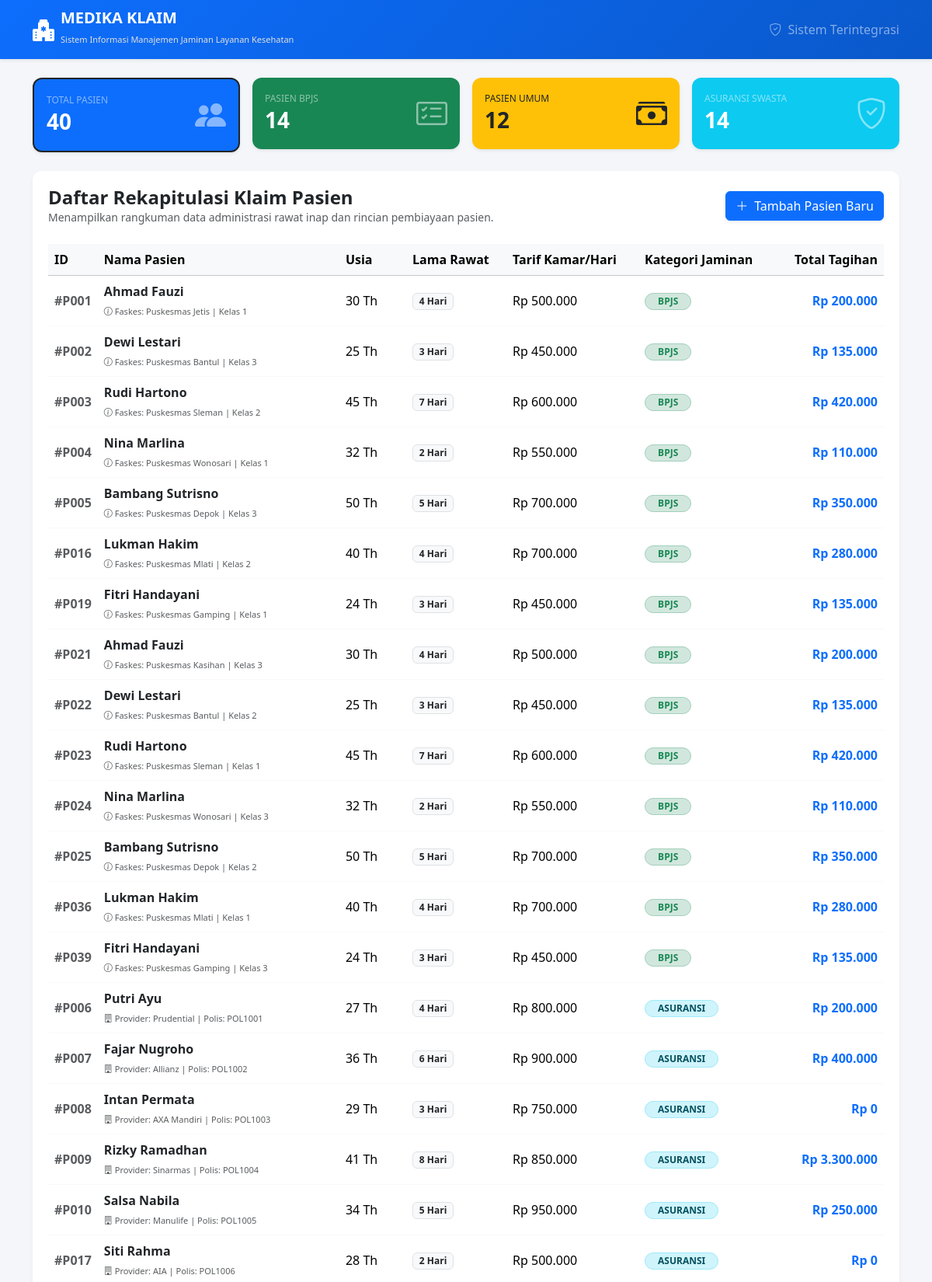
Page /Dashboard/index.php (upper part) on the committed database.
### tables this page shows
CREATE TABLE `pasien_bpjs` (  `id_pasien` varchar(10) NOT NULL,
  `nomor_pbi` varchar(50) NOT NULL,
  `faskes_asal` varchar(100) NOT NULL,
  `kelas_kamar` varchar(20) NOT NULL
);

CREATE TABLE `pasien` (
  `id_pasien` varchar(10) NOT NULL,
  `nama` varchar(100) NOT NULL,
  `usia` int NOT NULL,
  `lama_rawat` int NOT NULL,
  `biaya_kamar_per_hari` decimal(15,2) NOT NULL,
  `jenis_pasien` enum('BPJS','ASURANSI','UMUM') NOT NULL
);

CREATE TABLE `pasien_asuransi` (
  `id_asuransi` varchar(10) NOT NULL,
  `id_pasien` varchar(10) NOT NULL,
  `nama_provider` varchar(100) NOT NULL,
  `nomor_polis` varchar(50) NOT NULL,
  `limit_cover` decimal(15,2) NOT NULL
);

### koneksi.php (called while the page is built, shortened)
<?php
class Koneksi
{
    public function __construct()
    {
        $this->conn = new mysqli(
            "localhost",
            "root",
            "",
            "dbrumahsakit"
        );
    }
}

### Dashboard/pasien_RumahSakit.php (called while the page is built, shortened)
<?php
require_once __DIR__ . DIRECTORY_SEPARATOR . '..' . DIRECTORY_SEPARATOR . 'Koneksi.php';
require_once __DIR__ . DIRECTORY_SEPARATOR . '..' . DIRECTORY_SEPARATOR . 'models' . DIRECTORY_SEPARATOR . 'pasien.php';
require_once __DIR__ . DIRECTORY_SEPARATOR . '..' . DIRECTORY_SEPARATOR . 'models' . DIRECTORY_SEPARATOR . 'pasienBPJS.php';
require_once __DIR__ . DIRECTORY_SEPARATOR . '..' . DIRECTORY_SEPARATOR . 'models' . DIRECTORY_SEPARATOR . 'pasienasuransiswasta.php';
class PasienController extends Koneksi
{
    public function tampilkanSemuaPasien()
    {
        $daftarPasien = [];
        $queryBPJS = "SELECT p.*, b.nomor_pbi, b.faskes_asal, b.kelas_kamar
                      FROM pasien p
                      JOIN pasien_bpjs b ON p.id_pasien = b.id_pasien";
        $result = $this->conn->query($queryBPJS);
        if ($result) {
            while ($row = $result->fetch_assoc()) {
                $daftarPasien[] = new PasienBPJS(
                    $row['id_pasien'], $row['nama'], $row['usia'],
                    $row['lama_rawat'], $row['biaya_kamar_per_hari'],
                    $row['nomor_pbi'], $row['faskes_asal'], $row['kelas_kamar']
                );
            }
        }
        $queryAsuransi = "SELECT p.*, a.nama_provider, a.nomor_polis, a.limit_cover
                          FROM pasien p
                          JOIN pasien_asuransi a ON p.id_pasien = a.id_pasien";
        $result = $this->conn->query($queryAsuransi);
        if ($result) {
            while ($row = $result->fetch_assoc()) {
                $daftarPasien[] = new PasienAsuransiSwasta(
                    $row['id_pasien'], $row['nama'], $row['usia'],
                    $row['lama_rawat'], $row['biaya_kamar_per_hari'],
                    $row['nama_provider'], $row['nomor_polis'], $row['limit_cover']
                );
            }
        }
        $queryUmum = "SELECT p.*, u.nik, u.metode_pembayaran
                      FROM pasien p
                      JOIN pasien_umum u ON p.id_pasien = u.id_pasien";
        $result = $this->conn->query($queryUmum);
        if ($result) {
            while ($row = $result->fetch_assoc()) {
                $daftarPasien[] = new PasienUmum(
                    $row['id_pasien'], $row['nama'], $row['usia'],
                    $row['lama_rawat'], $row['biaya_kamar_per_hari'],
                    $row['nik'], $row['metode_pembayaran']
                );
            }
        }
        return $daftarPasien;
    }
}

### models/pasien.php (called while the page is built, shortened)
<?php
abstract class Pasien
{
    protected $idPasien;
    protected $nama;
    protected $usia;
    protected $lamaRawat;
    protected $biayaKamarPerHari;
    protected $jenisPasien;
    public function __construct($idPasien, $nama, $usia, $lamaRawat, $biayaKamarPerHari, $jenisPasien = null)
    {
        $this->idPasien = $idPasien;
        $this->nama = $nama;
        $this->usia = $usia;
        $this->lamaRawat = $lamaRawat;
        $this->biayaKamarPerHari = $biayaKamarPerHari;
        $this->jenisPasien = $jenisPasien;
    }
    public function getIdPasien()
    {
        return $this->idPasien;
    }
    public function getNama()
    {
        return $this->nama;
    }
    public function getUsia()
    {
        return $this->usia;
    }
    public function getLamaRawat()
    {
        return $this->lamaRawat;
    }
    public function getBiayaKamarPerHari()
    {
        return $this->biayaKamarPerHari;
    }
    public function getJenisPasien()
    {
        return $this->jenisPasien;
    }
    public function hitungBiayaDasar()
    {
        return $this->lamaRawat * $this->biayaKamarPerHari;
    }
}

### models/pasienBPJS.php (called while the page is built, shortened)
<?php
require_once __DIR__ . 'Pasien.php';
class PasienBPJS extends Pasien
{
    private $faskesAsal;
    private $kelasKamar;
    public function __construct(
        $idPasien,
        $nama,
        $usia,
        $lamaRawat,
        $biayaKamarPerHari,
        $nomorPBI,
        $faskesAsal,
        $kelasKamar
    ) {
        $this->faskesAsal = $faskesAsal;
        $this->kelasKamar = $kelasKamar;
    }
    public function getFaskesAsal()
    {
        return $this->faskesAsal;
    }
    public function getKelasKamar()
    {
        return $this->kelasKamar;
    }
    public function hitungTotalBiaya()
    {
        return $this->hitungBiayaDasar() * 0.10;
    }
}

### models/pasienasuransiswasta.php (called while the page is built, shortened)
<?php
require_once __DIR__ . 'Pasien.php';
class PasienAsuransiSwasta extends Pasien
{
    private $namaProvider;
    private $nomorPolis;
    private $limitCover;
    public function __construct(
        $idPasien,
        $nama,
        $usia,
        $lamaRawat,
        $biayaKamarPerHari,
        $namaProvider,
        $nomorPolis,
        $limitCover
    ) {
        $this->namaProvider = $namaProvider;
        $this->nomorPolis = $nomorPolis;
        $this->limitCover = $limitCover;
    }
    public function getNamaProvider()
    {
        return $this->namaProvider;
    }
    public function getNomorPolis()
    {
        return $this->nomorPolis;
    }
    public function hitungTotalBiaya()
    {
        $biayaDasar = $this->hitungBiayaDasar();
        if ($biayaDasar > $this->limitCover) {
            return $biayaDasar - $this->limitCover;
        }
        return 0;
    }
}

### Dashboard/index.php (the view, shortened to what this page needs)
<?php
require_once __DIR__ . DIRECTORY_SEPARATOR . 'pasien_RumahSakit.php';
$controller = new PasienController();
$semuaPasienKlaim = $controller->tampilkanSemuaPasien();
$totalPasien = count($semuaPasienKlaim);
$totalBPJS = 0;
$totalUmum = 0;
$totalAsuransi = 0;
foreach ($semuaPasienKlaim as $p) {
    if ($p->getJenisPasien() === "BPJS") $totalBPJS++;
    if ($p->getJenisPasien() === "Umum") $totalUmum++;
    if ($p->getJenisPasien() === "Asuransi Swasta") $totalAsuransi++;
}
$filter = isset($_GET['filter']) ? $_GET['filter'] : 'all';
$daftarPasien = [];
if ($filter === 'bpjs') {
    foreach ($semuaPasienKlaim as $p) {
        if ($p->getJenisPasien() === "BPJS") $daftarPasien[] = $p;
    }
} elseif ($filter === 'umum') {
    foreach ($semuaPasienKlaim as $p) {
        if ($p->getJenisPasien() === "Umum") $daftarPasien[] = $p;
    }
} elseif ($filter === 'asuransi') {
    foreach ($semuaPasienKlaim as $p) {
        if ($p->getJenisPasien() === "Asuransi Swasta") $daftarPasien[] = $p;
    }
} else {
    $daftarPasien = $semuaPasienKlaim;
}
?>
<!DOCTYPE html>
<html lang="id">
<head>
    <link href="https://cdn.jsdelivr.net/npm/bootstrap@5.3.2/dist/css/bootstrap.min.css" rel="stylesheet">
    <link href="https://cdn.jsdelivr.net/npm/bootstrap-icons@1.11.1/font/bootstrap-icons.css" rel="stylesheet">
</head>
<body>
    <nav class="navbar navbar-dark navbar-custom shadow-sm mb-4">
        <div class="container">
            <a class="navbar-brand d-flex align-items-center" href="index.php">
                <i class="bi bi-hospital-fill me-2 fs-3"></i>
                <div>
                    <span class="fw-bold d-block lh-1">MEDIKA KLAIM</span>
                    <small style="font-size: 11px; color: #e0e0e0;">Sistem Informasi Manajemen Jaminan Layanan Kesehatan</small>
                </div>
            </a>
            <span class="navbar-text text-white-50 d-none d-sm-inline">
                <i class="bi bi-shield-check me-1"></i> Sistem Terintegrasi
            </span>
        </div>
    </nav>
    <div class="container mb-5">
        <div class="row g-3 mb-4">
            <div class="col-6 col-lg-3">
                <a href="index.php?filter=all" class="card card-stat bg-primary text-white shadow-sm <?php echo $filter === 'all' ? 'border border-2 border-dark' : ''; ?>">
                    <div class="card-body d-flex align-items-center justify-content-between">
                        <div>
                            <h6 class="text-white-50 text-uppercase mb-1" style="font-size: 12px;">Total Pasien</h6>
                            <h3 class="fw-bold mb-0"><?php echo $totalPasien; ?></h3>
                        </div>
                        <i class="bi bi-people-fill fs-1 text-white-50"></i>
                    </div>
                </a>
            </div>
            <div class="col-6 col-lg-3">
                <a href="index.php?filter=bpjs" class="card card-stat bg-success text-white shadow-sm <?php echo $filter === 'bpjs' ? 'border border-2 border-dark' : ''; ?>">
                    <div class="card-body d-flex align-items-center justify-content-between">
                        <div>
                            <h6 class="text-white-50 text-uppercase mb-1" style="font-size: 12px;">Pasien BPJS</h6>
                            <h3 class="fw-bold mb-0"><?php echo $totalBPJS; ?></h3>
                        </div>
                        <i class="bi bi-card-checklist fs-1 text-white-50"></i>
                    </div>
                </a>
            </div>
            <div class="col-6 col-lg-3">
                <a href="index.php?filter=umum" class="card card-stat bg-warning text-dark shadow-sm <?php echo $filter === 'umum' ? 'border border-2 border-dark' : ''; ?>">
                    <div class="card-body d-flex align-items-center justify-content-between">
                        <div>
                            <h6 class="text-dark-50 text-uppercase mb-1" style="font-size: 12px;">Pasien Umum</h6>
                            <h3 class="fw-bold mb-0"><?php echo $totalUmum; ?></h3>
                        </div>
                        <i class="bi bi-cash-stack fs-1 text-dark-50"></i>
                    </div>
                </a>
            </div>
            <div class="col-6 col-lg-3">
                <a href="index.php?filter=asuransi" class="card card-stat bg-info text-white shadow-sm <?php echo $filter === 'asuransi' ? 'border border-2 border-dark' : ''; ?>">
                    <div class="card-body d-flex align-items-center justify-content-between">
                        <div>
                            <h6 class="text-white-50 text-uppercase mb-1" style="font-size: 12px;">Asuransi Swasta</h6>
                            <h3 class="fw-bold mb-0"><?php echo $totalAsuransi; ?></h3>
                        </div>
                        <i class="bi bi-shield-check fs-1 text-white-50"></i>
                    </div>
                </a>
            </div>
        </div>
        <div class="table-container">
            <div class="d-flex flex-column flex-md-row justify-content-between align-items-md-center gap-3 mb-4">
                <div>
                    <h4 class="fw-bold text-dark m-0">
                        Daftar Rekapitulasi Klaim Pasien
                    </h4>
                    <p class="text-muted small m-0">Menampilkan rangkuman data administrasi rawat inap dan rincian pembiayaan pasien.</p>
                </div>
                <div class="d-flex gap-2">
                    <button type="button" class="btn btn-primary d-flex align-items-center gap-2 shadow-sm" data-bs-toggle="modal" data-bs-target="#modalTambahPasien">
                        <i class="bi bi-plus-lg"></i> Tambah Pasien Baru
                    </button>
                </div>
            </div>
            <div class="table-responsive">
                <table class="table table-hover align-middle border-light">
                    <thead class="table-light text-secondary">
                        <tr>
                            <th width="5%">ID</th>
                            <th>Nama Pasien</th>
                            <th width="8%">Usia</th>
                            <th width="12%">Lama Rawat</th>
                            <th>Tarif Kamar/Hari</th>
                            <th>Kategori Jaminan</th>
                            <th class="text-end">Total Tagihan</th>
                        </tr>
                    </thead>
                    <tbody>
                        <?php if (empty($daftarPasien)): ?>
                            <tr>
                                <td colspan="7" class="text-center text-muted py-5">
                                    <i class="bi bi-folder-x fs-1 d-block mb-2"></i> Tidak ada data pasien untuk kategori ini.
                                </td>
                            </tr>
                        <?php else: ?>
                            <?php foreach ($daftarPasien as $p): ?>
                                <tr>
                                    <td class="text-muted fw-bold">#<?php echo $p->getIdPasien(); ?></td>
                                    <td>
                                        <span class="d-block fw-bold text-dark"><?php echo htmlspecialchars($p->getNama()); ?></span>
                                        <small class="text-muted" style="font-size: 11px;">
                                            <?php
                                                if ($p instanceof PasienBPJS) {
                                                    echo "<i class='bi bi-info-circle'></i> Faskes: " . htmlspecialchars($p->getFaskesAsal()) . " | " . htmlspecialchars($p->getKelasKamar());
                                                } elseif ($p instanceof PasienUmum) {
                                                    echo "<i class='bi bi-person-vcard'></i> NIK: " . htmlspecialchars($p->getNik()) . " | Bayar: " . htmlspecialchars($p->getMetodePembayaran());
                                                } elseif ($p instanceof PasienAsuransiSwasta) {
                                                    echo "<i class='bi bi-building'></i> Provider: " . htmlspecialchars($p->getNamaProvider()) . " | Polis: " . htmlspecialchars($p->getNomorPolis());
                                                }
                                            ?>
                                        </small>
                                    </td>
                                    <td><?php echo $p->getUsia(); ?> Th</td>
                                    <td><span class="badge bg-light text-dark border"><?php echo $p->getLamaRawat(); ?> Hari</span></td>
                                    <td>Rp <?php echo number_format($p->getBiayaKamarPerHari(), 0, ',', '.'); ?></td>
                                    <td>
                                        <?php
                                            $jenis = $p->getJenisPasien();
                                            if ($jenis === "BPJS") echo "<span class='badge bg-success-subtle text-success border border-success-subtle rounded-pill px-3'>BPJS</span>";
                                            elseif ($jenis === "Umum") echo "<span class='badge bg-warning-subtle text-warning-emphasis border border-warning-subtle rounded-pill px-3'>UMUM</span>";
                                            else echo "<span class='badge bg-info-subtle text-info-emphasis border border-info-subtle rounded-pill px-3'>ASURANSI</span>";
                                        ?>
                                    </td>
                                    <td class="text-end fw-bold text-primary">
                                        Rp <?php echo number_format($p->hitungTotalBiaya(), 0, ',', '.'); ?>
                                    </td>
                                </tr>
                            <?php endforeach; ?>
                        <?php endif; ?>
                    </tbody>
                </table>
            </div>
        </div>
    </div>
</body>
</html>

### rows in the picture
pasien_bpjs: id_pasien.id_pasien "P001", id_pasien.nama "Ahmad Fauzi", faskes_asal "Puskesmas Jetis", kelas_kamar "Kelas 1", id_pasien.usia "30", id_pasien.lama_rawat "4", id_pasien.biaya_kamar_per_hari "500.000", shows "BPJS", id_pasien.biaya_kamar_per_hari "200.000"
pasien_bpjs: id_pasien.id_pasien "P002", id_pasien.nama "Dewi Lestari", faskes_asal "Puskesmas Bantul", kelas_kamar "Kelas 3", id_pasien.usia "25", id_pasien.lama_rawat "3", id_pasien.biaya_kamar_per_hari "450.000", shows "BPJS", id_pasien.biaya_kamar_per_hari "135.000"
pasien_bpjs: id_pasien.id_pasien "P003", id_pasien.nama "Rudi Hartono", faskes_asal "Puskesmas Sleman", kelas_kamar "Kelas 2", id_pasien.usia "45", id_pasien.lama_rawat "7", id_pasien.biaya_kamar_per_hari "600.000", shows "BPJS", id_pasien.biaya_kamar_per_hari "420.000"
pasien_bpjs: id_pasien.id_pasien "P004", id_pasien.nama "Nina Marlina", faskes_asal "Puskesmas Wonosari", kelas_kamar "Kelas 1", id_pasien.usia "32", id_pasien.lama_rawat "2", id_pasien.biaya_kamar_per_hari "550.000", shows "BPJS", id_pasien.biaya_kamar_per_hari "110.000"
pasien_bpjs: id_pasien.id_pasien "P005", id_pasien.nama "Bambang Sutrisno", faskes_asal "Puskesmas Depok", kelas_kamar "Kelas 3", id_pasien.usia "50", id_pasien.lama_rawat "5", id_pasien.biaya_kamar_per_hari "700.000", shows "BPJS", id_pasien.biaya_kamar_per_hari "350.000"
pasien_bpjs: id_pasien.id_pasien "P016", id_pasien.nama "Lukman Hakim", faskes_asal "Puskesmas Mlati", kelas_kamar "Kelas 2", id_pasien.usia "40", id_pasien.lama_rawat "4", id_pasien.biaya_kamar_per_hari "700.000", shows "BPJS", id_pasien.biaya_kamar_per_hari "280.000"
pasien_bpjs: id_pasien.id_pasien "P019", id_pasien.nama "Fitri Handayani", faskes_asal "Puskesmas Gamping", kelas_kamar "Kelas 1", id_pasien.usia "24", id_pasien.lama_rawat "3", id_pasien.biaya_kamar_per_hari "450.000", shows "BPJS", id_pasien.biaya_kamar_per_hari "135.000"
pasien_bpjs: id_pasien.id_pasien "P021", id_pasien.nama "Ahmad Fauzi", faskes_asal "Puskesmas Kasihan", kelas_kamar "Kelas 3", id_pasien.usia "30", id_pasien.lama_rawat "4", id_pasien.biaya_kamar_per_hari "500.000", shows "BPJS", id_pasien.biaya_kamar_per_hari "200.000"
pasien_bpjs: id_pasien.id_pasien "P022", id_pasien.nama "Dewi Lestari", faskes_asal "Puskesmas Bantul", kelas_kamar "Kelas 2", id_pasien.usia "25", id_pasien.lama_rawat "3", id_pasien.biaya_kamar_per_hari "450.000", shows "BPJS", id_pasien.biaya_kamar_per_hari "135.000"
pasien_bpjs: id_pasien.id_pasien "P023", id_pasien.nama "Rudi Hartono", faskes_asal "Puskesmas Sleman", kelas_kamar "Kelas 1", id_pasien.usia "45", id_pasien.lama_rawat "7", id_pasien.biaya_kamar_per_hari "600.000", shows "BPJS", id_pasien.biaya_kamar_per_hari "420.000"
pasien_bpjs: id_pasien.id_pasien "P024", id_pasien.nama "Nina Marlina", faskes_asal "Puskesmas Wonosari", kelas_kamar "Kelas 3", id_pasien.usia "32", id_pasien.lama_rawat "2", id_pasien.biaya_kamar_per_hari "550.000", shows "BPJS", id_pasien.biaya_kamar_per_hari "110.000"
pasien_bpjs: id_pasien.id_pasien "P025", id_pasien.nama "Bambang Sutrisno", faskes_asal "Puskesmas Depok", kelas_kamar "Kelas 2", id_pasien.usia "50", id_pasien.lama_rawat "5", id_pasien.biaya_kamar_per_hari "700.000", shows "BPJS", id_pasien.biaya_kamar_per_hari "350.000"
pasien_bpjs: id_pasien.id_pasien "P036", id_pasien.nama "Lukman Hakim", faskes_asal "Puskesmas Mlati", kelas_kamar "Kelas 1", id_pasien.usia "40", id_pasien.lama_rawat "4", id_pasien.biaya_kamar_per_hari "700.000", shows "BPJS", id_pasien.biaya_kamar_per_hari "280.000"
pasien_bpjs: id_pasien.id_pasien "P039", id_pasien.nama "Fitri Handayani", faskes_asal "Puskesmas Gamping", kelas_kamar "Kelas 3", id_pasien.usia "24", id_pasien.lama_rawat "3", id_pasien.biaya_kamar_per_hari "450.000", shows "BPJS", id_pasien.biaya_kamar_per_hari "135.000"
pasien_asuransi: id_pasien.id_pasien "P006", id_pasien.nama "Putri Ayu", nama_provider "Prudential", nomor_polis "POL1001", id_pasien.usia "27", id_pasien.lama_rawat "4", id_pasien.biaya_kamar_per_hari "800.000", shows "ASURANSI", $p->hitungTotalBiaya() "200.000"
pasien_asuransi: id_pasien.id_pasien "P007", id_pasien.nama "Fajar Nugroho", nama_provider "Allianz", nomor_polis "POL1002", id_pasien.usia "36", id_pasien.lama_rawat "6", id_pasien.biaya_kamar_per_hari "900.000", shows "ASURANSI", $p->hitungTotalBiaya() "400.000"
pasien_asuransi: id_pasien.id_pasien "P008", id_pasien.nama "Intan Permata", nama_provider "AXA Mandiri", nomor_polis "POL1003", id_pasien.usia "29", id_pasien.lama_rawat "3", id_pasien.biaya_kamar_per_hari "750.000", shows "ASURANSI", hitungTotalBiaya "0"
pasien_asuransi: id_pasien.id_pasien "P009", id_pasien.nama "Rizky Ramadhan", nama_provider "Sinarmas", nomor_polis "POL1004", id_pasien.usia "41", id_pasien.lama_rawat "8", id_pasien.biaya_kamar_per_hari "850.000", shows "ASURANSI", $p->hitungTotalBiaya() "3.300.000"
pasien_asuransi: id_pasien.id_pasien "P010", id_pasien.nama "Salsa Nabila", nama_provider "Manulife", nomor_polis "POL1005", id_pasien.usia "34", id_pasien.lama_rawat "5", id_pasien.biaya_kamar_per_hari "950.000", shows "ASURANSI", $p->hitungTotalBiaya() "250.000"
pasien_asuransi: id_pasien.id_pasien "P017", id_pasien.nama "Siti Rahma", nama_provider "AIA", nomor_polis "POL1006", id_pasien.usia "28", id_pasien.lama_rawat "2", id_pasien.biaya_kamar_per_hari "500.000", shows "ASURANSI", hitungTotalBiaya "0"

### other values in the picture
$totalPasien "40"
$totalBPJS "14"
$totalUmum "12"
$totalAsuransi "14"
